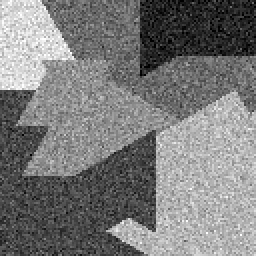
%> input picture MeanShift/image.bmp, 128 x 128 px (shown 2 times larger)
$ octave testSegmentationGray.m   (GNU Octave 9; MATLAB toolbox functions it lacks are replaced by stand-ins)
%> lines starting %> are read from the running program, lines starting %| are printed output that depends on the picture
### MeanShift/ac_meanshiftclustering.m
% Implementation of the Mean Shift Clustering using an Epanechnikov Kernel
% Axel Carlier, 04-2013
% based on Comaniciu 98
%
% Inputs
%        dataPts : nbPts x dim points to cluster
%        bw : the bandwidth
%        plotFlag : 1 if you want to print visualization
% Outputs
%        clustCent : modes of the points distribution
%        data2cluster : for each point, which cluster it belongs to
function [clustCent,data2cluster] = ac_meanshiftclustering(dataPts,bw,plotFlag)

[nbPts,dim] = size(dataPts);

% To keep track of already visited points, in order to initialize each
% new iteration of mean shift by a non-visited point
visitedPoints = zeros(size(dataPts,1),1);
% current cluster number, incremented at every new cluster
cptCluster = 1;
% modes of the distribution
clustCent = [];
% used to resolve conflicts on cluster membership
clustVotes = zeros(1,nbPts);

if (plotFlag)
    figure;
    plot(dataPts(:,1),dataPts(:,2),'r.');
    hold on;
end

nbVisited = length(find(visitedPoints>0));
% continue as long as all points were not visited
while nbVisited < size(dataPts,1)

    % Current votes
    myClustVotes = zeros(1,nbPts);

    % Start on a random non-visited point
    f = find(visitedPoints==0);
    ind_start = floor(length(f)*rand())+1;
    x_start = dataPts(f(ind_start),:);

    % Mark the starting point as visited
    visitedPoints(f(ind_start)) = cptCluster;
    myClustVotes(f(ind_start)) = 1;

    if (plotFlag)
        % Plot starting point in green
        plot(x_start(1),x_start(2),'g.');
    end

    % Compute the kernel density estimate on the starting point
    kde_start = EpanechnikovKernel((repmat(x_start,nbPts,1)-dataPts)/bw);
    for k = 1:dim
        aux_meanshift(:,k) = kde_start.*dataPts(:,k);
    end
    % Compute the mean shift
    meanshift = sum(aux_meanshift)/sum(kde_start);

    % Find points whose distance to starting point was inferior to bw
    f = find(kde_start);
    % Mark them as visited
    visitedPoints(f) = cptCluster;
    myClustVotes(f) = 1;

    while (norm(meanshift-x_start)>0.00000001)
        if (plotFlag)
            % Draw the mean shift
            line([x_start(1) meanshift(1)],[x_start(2) meanshift(2)],'Color','g');
        end

        % Compute the kernel density estimate on the starting point
        x_start = meanshift;
        kde_start = EpanechnikovKernel((repmat(x_start,nbPts,1)-dataPts)/bw);
        for k = 1:dim
            aux_meanshift(:,k) = kde_start.*dataPts(:,k);
        end
        % Compute the mean shift
        meanshift = sum(aux_meanshift)/sum(kde_start);

        % Find points whose distance to starting point was inferior to bw
        f = find(kde_start);
        % Mark them as visited
        visitedPoints(f) = cptCluster;
        myClustVotes(f) = 1;
    end

    if (plotFlag)
        % Draw the mode as a blue cross
        plot(meanshift(1),meanshift(2),'b+')
    end

    if cptCluster == 1
        clustCent = meanshift;
        cptCluster = cptCluster+1;
        clustVotes = myClustVotes;
        nbVisited = length(find(visitedPoints>0));
    else
        % Consider merging clusters
        distances = clustCent - repmat(meanshift,cptCluster-1,1);
        distances = sqrt(distances(:,1).^2+distances(:,2).^2);
        f = find(distances<bw);
        % Merge clusters if the new mode is at a near distance of an old
        % one
        if length(f)==1
            indices_current = find(visitedPoints==cptCluster);
            visitedPoints(indices_current) = f;
            % Compute density of clustCent(f,:)
            kde_mode = EpanechnikovKernel((repmat(clustCent(f,:),nbPts,1)-dataPts)/bw);
            % Compute density of meanshift
            kde_meanshift = EpanechnikovKernel((repmat(meanshift,nbPts,1)-dataPts)/bw);
            % if the density of the new mode is superior to the one of the
            % existing mode
            if kde_meanshift > kde_mode
                % then update the mode
                clustCent(f,:) = meanshift;
            end
            clustVotes(f,:) = clustVotes(f,:) + myClustVotes;
        else
            cptCluster = cptCluster+1;
            clustCent = [clustCent ; meanshift];
            clustVotes = [clustVotes ;  myClustVotes];
        end

        nbVisited = length(find(visitedPoints>0));
    end

end
if (plotFlag)
    color = 'brgkymbrgkymbrgkymbrgkymbrgkymbrgkymbrgkymbrgkymbrgkym';
    figure;
    hold on;
    for k=1:max(visitedPoints)
        f = find(visitedPoints==k);
        plot(dataPts(f,1),dataPts(f,2),[color(k) '.'])
    end
end

[val,data2cluster] = max(clustVotes,[],1);

end

### MeanShift/EpanechnikovKernel.m
function ke_x = EpanechnikovKernel(x)

    ke_x = zeros(size(x,1),1);

    % Dimension de l'espace
    d = size(x,2);

    % Volume de la d-sphère unité
    if (mod(d,2)==0)
        % d est pair
        Cd = (pi^(d/2))/factorial(d/2);
    else
        % d est impair
        Cd = 2^((d-1)/2)*2^((d+1)/2)*pi^((d-1)/2)*factorial((d-1)/2)/factorial(d);
        % cf. http://fr.wikipedia.org/wiki/N-sph%C3%A8re
    end

    % Norme de x au carré
    norme_x_carre = zeros(size(x,1),1);

    for k = 1:d
        norme_x_carre = norme_x_carre + x(:,k).^2;
    end

    f = find(norme_x_carre<=1);

    ke_x(f) = (d+2)*(ones(length(f),1)-norme_x_carre(f))/(2*Cd);

end

### MeanShift/gaussmask.m
function [Lissage,DerivI,DerivJ]=gaussmask(TailleFenetre)
% Fonction qui calcule les 3 filtres suivants :
% - Lissage : poids gaussiens a appliquer pour ponderer la somme
% - DerivI : filtre de derivation  suivant les lignes
% - DerivJ : filtre de derivation suivant les colonnes


% Calcul de l ecart type qui depend de la taille du filtre, cf. cours
n=floor(TailleFenetre/2);
Sigma=TailleFenetre/4;

% Coordonnees des points pour lesquels on calcule le filtre gaussien qui
% depend egalement de la taille du filtre
% Utiliser meshgrid
[J,I]=meshgrid(-n:n);

% Calcul filtre gaussien pour lisser le resultat (cf. cours)
% Inutile de multiplier par le coefficient 1/(2pi sigma^2)
% Ne pas oublier la normalisation (cf. cours)
Lissage=exp(-(I.^2+J.^2)/(2*Sigma^2));
Lissage=Lissage/sum(sum(Lissage));

% Calcul des filtres de derivation suivant les lignes et les colonnes
% Utiliser un filtre gaussien (cf. cours)
% Inutile de multiplier par le coefficient 1/(2pi sigma^4)
% Ne pas oublier la normalisation (cf. cours)
DerivI=-I.*exp(-(I.^2+J.^2)/(2*Sigma^2));
DerivI=DerivI/sum(sum(DerivI(1:n,:)));
DerivJ=DerivI';

### MeanShift/testSegmentationGray.m
clear all; close all;

img = imread('image.bmp');
%> img is the input picture: size 128x128 uint8; min 0, max 255, mean 122.7
%img = imread('coins.png');
%img = imresize(img,0.3);
%img = rgb2gray(img);

[I,J] = meshgrid(1:size(img,2),1:size(img,1));

[L,Di,Dj]=gaussmask(5);
img_lisse=conv2(double(img),L,'same');
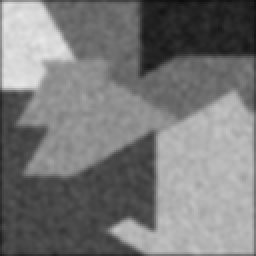
%> img_lisse: size 128x128 double (shown 2 times larger); min 12, max 231.8, mean 121.1
pts_to_cluster = double([I(:) J(:) img_lisse(:)]);

% Rayon de recherche
bw = 45;

[clustCent,data2cluster] = ac_meanshiftclustering(pts_to_cluster,bw,0);
%> the loop in ac_meanshiftclustering, `while nbVisited < size(dataPts,1)` made 19 passes
%> (distances, nbVisited) on passes 5 to 10: ([78.24; 3.8e-08; 69.75; 69], 12202), ([41.22; 80.17; 35.28; 81.51], 14112), ([78.24; 3.13e-08; 69.75; 69; 80.17], 14245), ([83.93; 113.3; 45.41; 84.54; 44.18], 15359), ([41.22; 80.17; 35.28; 81.51; 9.56e-08], 16116), ([109.5; 69; 47.11; 5.84e-08; 81.51; 81.51], 16249)
%> (distances, nbVisited) on passes 2 to 3: (78.24, 5554), ([70.09; 69.75], 8363)
%> after the loop in ac_meanshiftclustering, `while nbVisited < size(dataPts,1)`: clustCent = [98.41 15.16 36.69; 103.4 93.24 179.6; 43.09 58.2 143.1; 35.36 104.7 72.41; 58.81 26.61 111.2; 58.81 26.61 111.2; 58.81 26.61 111.2; 43.09 58.2 143.1; 58.81 26.61 111.2; 43.09 58.2 143.1; 58.81 26.61 111.2; 43.09 58.2 143.1]; indices_current = 3818 values from 7410 to 16384

figure;
imshow(img); hold on;
plot(clustCent(:,1),clustCent(:,2),'b+');
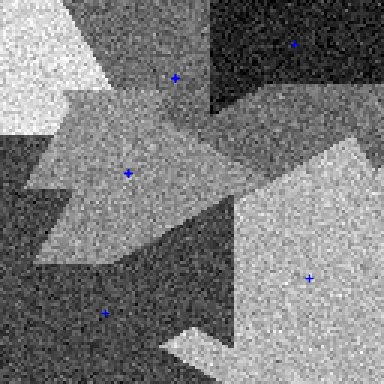
%> figure redrawn from the program's plot data; shown 3 times larger

segmentation = reshape(data2cluster,size(img,1),size(img,2));
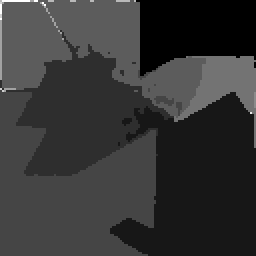
%> segmentation: size 128x128 double (shown 2 times larger); min 1, max 12, mean 3.32; drawn with min black and max white
segmentation = uint8(segmentation*(255/size(clustCent,1)));
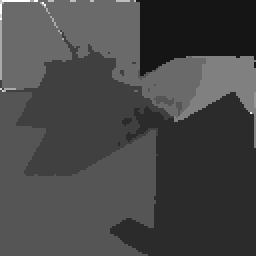
%> segmentation: size 128x128 uint8 (shown 2 times larger); min 21, max 255, mean 70.6
figure;
imshow(segmentation);
colormap(autumn)
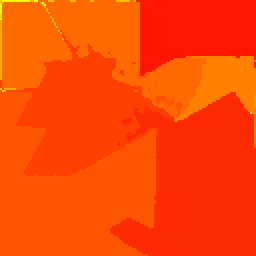
%> displayed picture: size 128x128x3, on the screen's scale of 0 to 255 (shown 2 times larger); mean R, G, B 255, 70.6, 0
